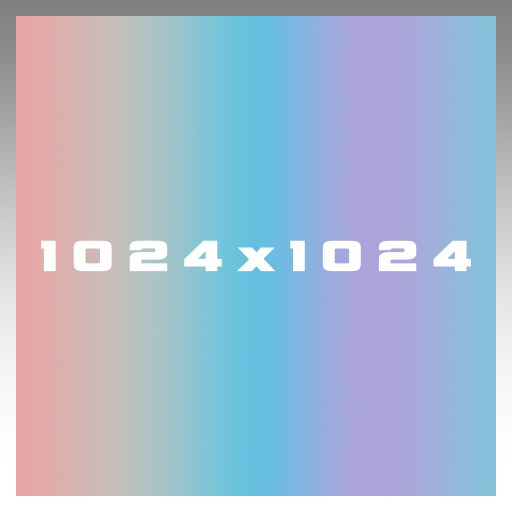
#> input picture backend/tests/test_images/1024x1024x4.png, 1024 x 1024 px (shown at 1/2 size); its folder holds only this picture in this run
$ python -i load_image.py   (imports and definitions only)
#> lines starting #> are read from the running program, lines starting #| are printed output that depends on the picture
### backend/src/nodes/utils/utils.py
# From https://github.com/victorca25/iNNfer/blob/main/utils/utils.py
from __future__ import annotations

import math
import os
import re
from dataclasses import dataclass
from pathlib import Path

import numpy as np

from logger import logger

Size = tuple[int, int]
"""
The width and height (in that order) of an image.
"""

NUMBERS = re.compile(r"(\d+)")

ALPHABET = [*"ABCDEFGHIJKLMNOPQRSTUVWXYZ"]


# [10 lines left out: function round_half_up, not called in this run]


def get_h_w_c(image: np.ndarray) -> tuple[int, int, int]:
    """Returns the height, width, and number of channels."""
    h, w = image.shape[:2]
    c = 1 if image.ndim == 2 else image.shape[2]
    return h, w, c


# [8 lines left out: function alphanumeric_sort, not called in this run]


__SPLIT_SNAKE_CASE = re.compile(r"(\d+|_+)")
__SPLIT_PASCAL_CASE = re.compile(r"(\d+)|(?<=[a-z])(?=[A-Z])")


# [12 lines left out: functions split_snake_case, split_pascal_case, not called in this run]


def join_pascal_case(words: list[str]) -> str:
    return "".join([x.capitalize() for x in words])


__ABBREVIATIONS = {"rgb", "rgba"}


# [4 lines left out: function smart_capitalize, not called in this run]


def join_space_case(words: list[str]) -> str:
    return " ".join([smart_capitalize(x) for x in words])


def split_file_path(path: Path | str) -> tuple[Path, str, str]:
    """
    Returns the base directory, file name, and extension of the given file path.
    """
    base, ext = os.path.splitext(path)
    dirname, basename = os.path.split(base)
    return Path(dirname), basename, ext


# [20 lines left out: functions walk_error_handler, list_all_files_sorted, not called in this run]


@dataclass(frozen=True)
class Padding:
    top: int
    right: int
    bottom: int
    left: int

    @staticmethod
    def all(value: int) -> Padding:
        return Padding(value, value, value, value)

    # [5 lines left out: function to, not called in this run]

    @property
    def horizontal(self) -> int:
        return self.left + self.right

    @property
    def vertical(self) -> int:
        return self.top + self.bottom

    @property
    def empty(self) -> bool:
        return self.top == 0 and self.right == 0 and self.bottom == 0 and self.left == 0

    # [25 lines left out: functions scale, min, remove_from, not called in this run]


@dataclass(frozen=True)
class Region:
    x: int
    y: int
    width: int
    height: int

    @property
    def size(self) -> Size:
        return self.width, self.height

    # [22 lines left out: functions scale, intersect, add_padding, not called in this run]

    def remove_padding(self, pad: Padding) -> Region:
        return self.add_padding(pad.scale(-1))

    # [37 lines left out: functions child_padding, read_from, write_into, not called in this run]

### backend/src/logger.py
"""
Centralized logging module for chaiNNer backend.

This module provides a unified logging interface for both the host and worker
processes, with proper file-based logging that persists independently of the
frontend.
"""

from __future__ import annotations

import logging
import logging.handlers
import os
import sys
import tempfile
from pathlib import Path
from typing import Literal

# ANSI color codes for console output
COLORS = {
    "DEBUG": "\033[36m",  # Cyan
    "INFO": "\033[32m",  # Green
    "WARNING": "\033[33m",  # Yellow
    "ERROR": "\033[31m",  # Red
    "CRITICAL": "\033[35m",  # Magenta
    "RESET": "\033[0m",  # Reset
}


class ColoredFormatter(logging.Formatter):
    """Custom formatter that adds colors to console output."""

    # [12 lines left out: function format, not called in this run]


ProcessType = Literal["host", "worker"]

# Global flag to track if logger has been initialized
_logger_initialized: dict[str, bool] = {}


# [110 lines left out: function setup_logger, not called in this run]


# Create a single logger instance that auto-detects the process type
def _get_process_type() -> ProcessType:
    """Get the process type from environment variable."""
    process_type_str = os.environ.get("CHAINNER_PROCESS_TYPE", "worker")
    return "host" if process_type_str == "host" else "worker"


def _get_logger() -> logging.Logger:
    """Get or create the logger for the current process type."""
    process_type = _get_process_type()
    logger_name = f"chaiNNer.{process_type}"
    logger_instance = logging.getLogger(logger_name)

    # Don't auto-setup the logger - let the server files do it with proper dev mode
    # This prevents the global logger from having file logging when dev mode is enabled
    return logger_instance


# Export the logger instance
logger = _get_logger()

### backend/src/nodes/impl/image_formats.py
def get_opencv_formats():
    return [
        # Bitmaps
        ".bmp",
        ".dib",
        # JPEG
        ".jpg",
        ".jpeg",
        ".jpe",
        ".jp2",
        # PNG, WebP, Tiff
        ".png",
        ".webp",
        ".tif",
        ".tiff",
        # Portable image format
        ".pbm",
        ".pgm",
        ".ppm",
        ".pxm",
        ".pnm",
        # Sun Rasters
        ".sr",
        ".ras",
        # OpenEXR
        ".exr",
        # Radiance HDR
        ".hdr",
        ".pic",
    ]


def get_pil_formats():
    return [
        # Bitmaps
        ".bmp",
        ".dib",
        ".xbm",
        # DDS
        ".dds",
        # EPS
        ".eps",
        # GIF
        # ".gif",
        # Icons
        ".icns",
        ".ico",
        # JPEG
        ".jpg",
        ".jpeg",
        ".jfif",
        ".jp2",
        ".jpx",
        # Randoms
        ".msp",
        ".pcx",
        ".sgi",
        # PNG, WebP, TIFF
        ".png",
        ".webp",
        ".tiff",
        # APNG
        # ".apng",
        # Portable image format
        ".pbm",
        ".pgm",
        ".ppm",
        ".pnm",
        # TGA
        ".tga",
        # AVIF,
        ".avif",
    ]


def get_available_image_formats():
    all_formats = [*get_opencv_formats(), *get_pil_formats()]
    return sorted(set(all_formats))

### backend/src/packages/chaiNNer_standard/image/io/load_image/load_image.py
from __future__ import annotations

import os
import platform
from collections.abc import Callable, Iterable
from pathlib import Path

import cv2
import numpy as np
import pillow_avif  # type: ignore # noqa: F401
from PIL import Image

from logger import logger
from nodes.impl.dds.texconv import dds_to_png_texconv
from nodes.impl.image_formats import (
    get_available_image_formats,
    get_opencv_formats,
    get_pil_formats,
)
from nodes.properties.inputs import ImageFileInput
from nodes.properties.outputs import DirectoryOutput, FileNameOutput, LargeImageOutput
from nodes.utils.utils import get_h_w_c, split_file_path

from ... import io_group

_Decoder = Callable[[Path], np.ndarray | None]
"""
An image decoder.

Of the given image is naturally not supported, the decoder may return `None`
instead of raising an exception. E.g. when the file extension indicates an
unsupported format.
"""


def get_ext(path: Path | str) -> str:
    return split_file_path(path)[2].lower()


# [44 lines left out: functions remove_unnecessary_alpha, _read_cv, not called in this run]


def _read_pil(path: Path) -> np.ndarray | None:
    if get_ext(path) not in get_pil_formats():
        # not supported
        return None

    im = Image.open(path)
#> im is the input picture: PIL image 1024x1024 RGBA; mean R, G, B, A 163.8, 180.9, 202.2, 237.1
    if im.mode == "P":
        # convert color palette to actual colors
        im = im.convert(im.palette.mode)

    img = np.array(im)
    _, _, c = get_h_w_c(img)
#> c = 4
    if c == 3:
        img = cv2.cvtColor(img, cv2.COLOR_RGB2BGR)
    elif c == 4:
        img = cv2.cvtColor(img, cv2.COLOR_RGBA2BGRA)
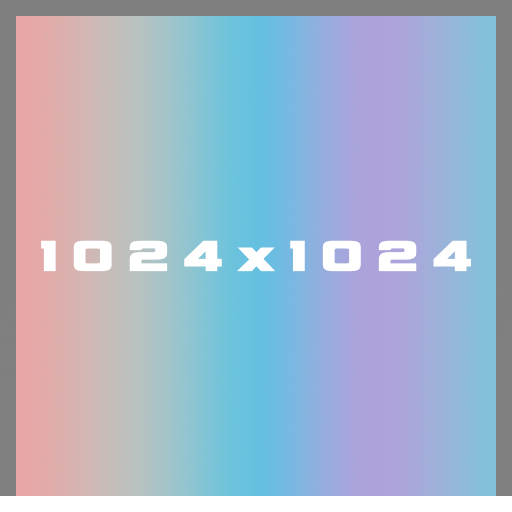
#> img: shape (1024, 1024, 4) (shown at 1/2 size); mean B, G, R, A 202.2, 180.9, 163.8, 237.1
    return img


# [17 lines left out: function _read_dds, not called in this run]


def _for_ext(ext: str | Iterable[str], decoder: _Decoder) -> _Decoder:
    ext_set: set[str] = set()
    if isinstance(ext, str):
        ext_set.add(ext)
    else:
        ext_set.update(ext)

    return lambda path: decoder(path) if get_ext(path) in ext_set else None


_decoders: list[tuple[str, _Decoder]] = [
    ("pil-jpeg", _for_ext([".jpg", ".jpeg"], _read_pil)),
    ("cv", _read_cv),
    ("texconv-dds", _read_dds),
    ("pil", _read_pil),
]

valid_formats = get_available_image_formats()


# [52 lines that did not run here, left out]

>>> result = _read_pil('../../../../../../tests/test_images/1024x1024x4.png')
